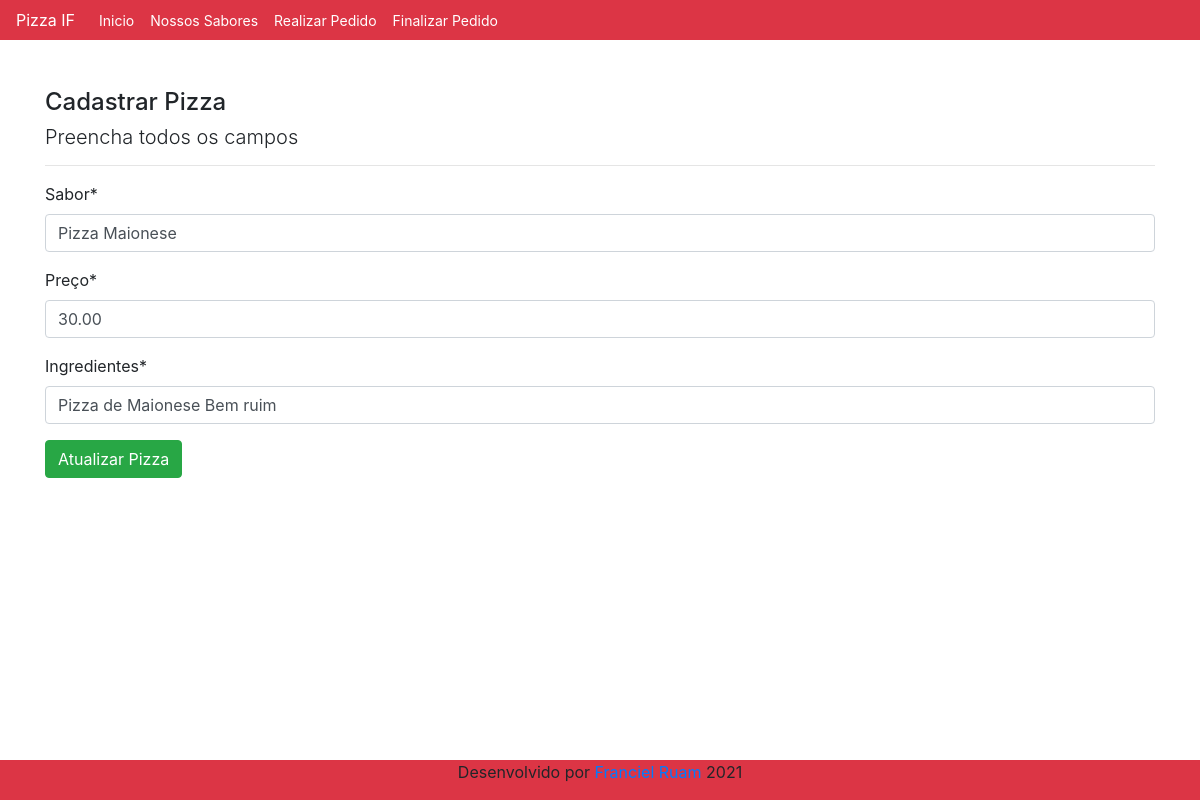
/atualizar/produto/1/, run on an earlier commit of the app's database.
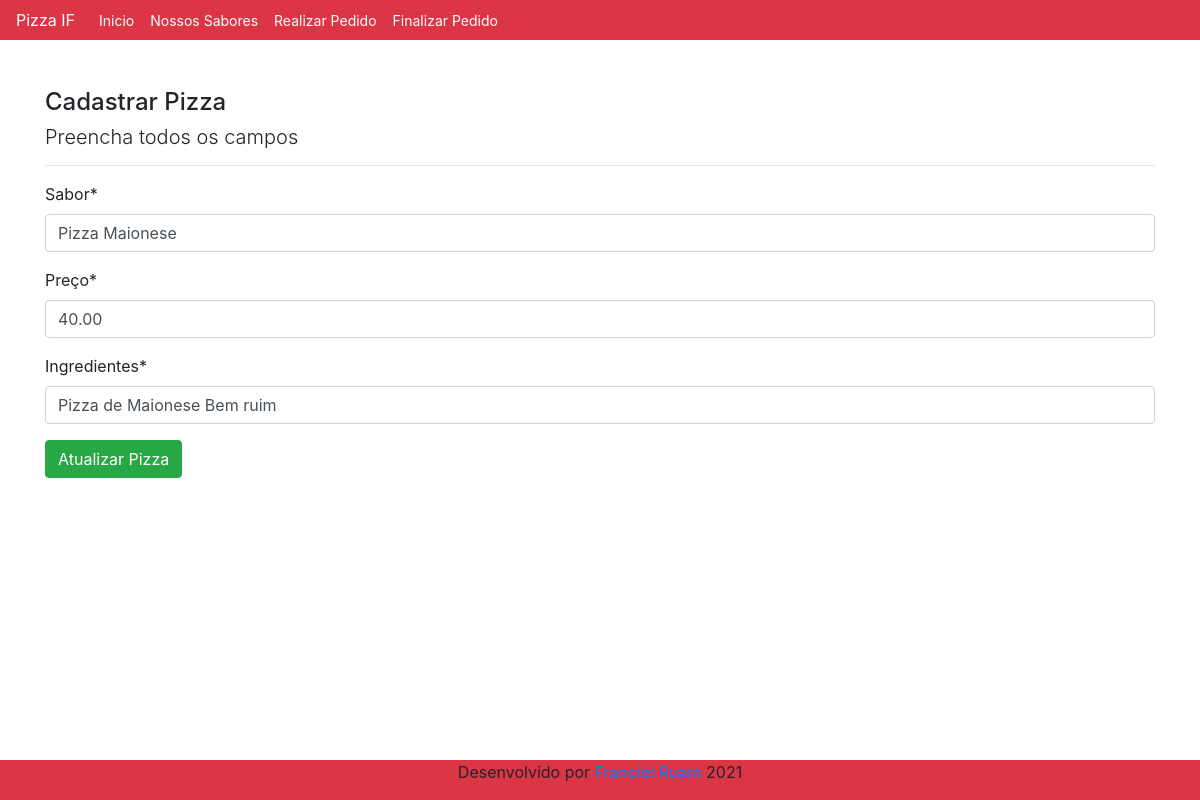
And on a later commit of the database.
### cadastro/models.py (models this page shows, shortened)
class Produto(models.Model):
    nome = models.CharField(max_length=50, verbose_name="Sabor")
    preco = models.DecimalField(decimal_places=2, max_digits=5, verbose_name="Preço")
    descricao = models.CharField(max_length=250, verbose_name="Ingredientes")

### cadastro/views.py (the view)
# urls.py: path('atualizar/produto/<int:pk>/', ProdutoUpdate.as_view(), name='atualizar-produto'),
class ProdutoUpdate(UpdateView):
    model = Produto
    fields = ["nome", "preco", "descricao"]
    template_name = "cadastro/form-produto.html"
    success_url = reverse_lazy("inicio")
    def get_context_data(self, *args, **kwargs):
        context = super().get_context_data(*args, **kwargs)
        context["titulo"] = "Atualizar Produto"
        context["botao"] = "Atualizar Pizza"
        return context

### cadastro/templates/cadastro/form-produto.html (shortened to what this page needs)
{% extends 'paginas/modelo.html' %}
{% load static %}
{% load crispy_forms_tags %}
{% block conteudo %}
<h4>Cadastrar Pizza</h4>
<H5>
    <p class="lead">
        Preencha todos os campos
    </p>
</H5>
<hr>
<form>
    {{ form|crispy }}
    <button type="submit" class="btn btn-success">Atualizar Pizza</button>
</form>
{% endblock %}

What changed in the data, as far as the page shows it:
changed Produto "Pizza Maionese": preco "30.00" → "40.00"
